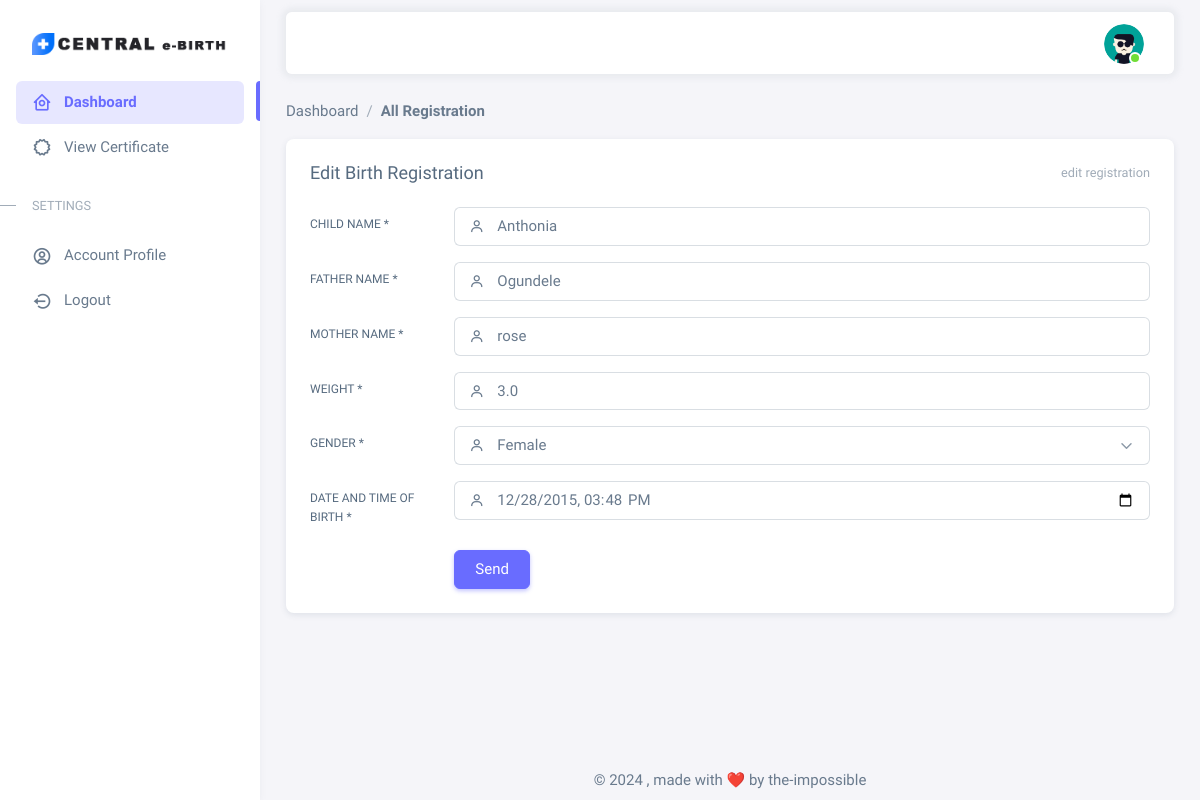
The page /reg/edit_birth_reg/5758f0e676e7439dbf307e73645bd1ce (signed in) on the database its author committed.
### eBirth_auth/models.py (models this page shows, shortened)
class User(AbstractBaseUser, PermissionsMixin):
    user_id = models.UUIDField(
        default=uuid.uuid4, primary_key=True, unique=True, editable=False)
    cert_no = models.CharField(
        max_length=10, db_index=True, unique=True, blank=True, null=True)
    email = models.CharField(max_length=100, db_index=True, unique=True,
                             verbose_name='email address', blank=True, null=True)
    pic = models.ImageField(null=True, blank=True,
                            upload_to='uploads/', default='img/user.png')
    date_joined = models.DateTimeField(
        verbose_name='date_joined', auto_now_add=True)
    last_login = models.DateTimeField(
        verbose_name='last_login', auto_now=True, null=True)
    is_active = models.BooleanField(default=True)
    is_staff = models.BooleanField(default=False)
    is_superuser = models.BooleanField(default=False)
    is_hospital = models.BooleanField(default=False)
    is_hospital_admin = models.BooleanField(default=False)
    USERNAME_FIELD = 'email'
    objects = UserManager()
    def __str__(self):
        if self.is_hospital or self.is_staff or self.is_hospital_admin:
            return f'{self.email}'
        else:
            if self.email:
                return f'{self.email}'
            return f'{self.cert_no}'
    class Meta:
        db_table = 'Users'
        verbose_name_plural = 'Users'

### eBirth_reg/models.py (models this page shows, shortened)
class BirthRegistration(models.Model):
    birth_id = models.UUIDField(
        default=uuid.uuid4, primary_key=True, unique=True, editable=False)
    user_id = models.ForeignKey(to=User, on_delete=models.CASCADE)
    child_name = models.CharField(max_length=100)
    father_name = models.CharField(max_length=100)
    mother_name = models.CharField(max_length=100)
    date_time = models.DateTimeField()
    weight = models.CharField(max_length=10)
    place_of_birth = models.ForeignKey(
        to=HospitalProfile, on_delete=models.CASCADE)
    gender = models.ForeignKey(to=Gender, on_delete=models.CASCADE)
    certificate_num = models.CharField(max_length=10)
    date_issue = models.DateTimeField(auto_now_add=True)
    class Meta:
        db_table = 'Birth Registration'
        verbose_name_plural = 'Birth Registrations'

### eBirth_reg/views.py (the view, shortened to what this page needs)
# urls.py: path('edit_birth_reg/<str:pk>', EditBirthRegistrationView.as_view(), name="edit_birth_reg"),
class EditBirthRegistrationView(LoginRequiredMixin, SuccessMessageMixin, UpdateView):
    model = BirthRegistration
    form_class = BirthRegistrationForm
    success_message = "Registration has been edited successfully!"
    template_name = "auth/edit_birth_reg.html"

### eBirth_reg/models.py (called while the page is built)
    def __str__(self):
        return self.gender_title

### Templates/auth/edit_birth_reg.html (shortened to what this page needs)
{% extends 'base.html' %}
{% load static %}
{% load crispy_forms_tags %}
{% block head %}{% include 'partials/auth_head.html' %}{% endblock head %}
{% block body %}
    <div class="layout-wrapper layout-content-navbar">
      <div class="layout-container">
        {% include 'partials/sidebar.html' %}
        <div class="layout-page">
	        {% block nav %} {% include 'partials/auth_nav.html' %} {% endblock %}
          <div class="content-wrapper">
            <div class="container-xxl flex-grow-1 container-p-y">
              <ol class="breadcrumb">
                <li class="breadcrumb-item"><a href="{% url 'auth:dashboard' %}">Dashboard</a></li>
                <li class="breadcrumb-item active"><a href="{% url 'reg:manage_birth_reg' %}">All Registration</a></li>
              </ol>
              <div class="row">
                <div class="col-xxl">
                  <div class="card mb-4">
                    <div class="card-header d-flex align-items-center justify-content-between">
                      <h5 class="mb-0">Edit Birth Registration</h5>
                      <small class="text-muted float-end">edit registration</small>
                    </div>
                    <div class="card-body">
                      <form method="POST">
                        <div class="row mb-3">
                          <label class="col-sm-2 col-form-label" for="basic-icon-default-fullname">child name <span class="asteriskField">*</span></label>
                          <div class="col-sm-10">
                            <div class="input-group input-group-merge">
                              <span id="basic-icon-default-fullname2" class="input-group-text"
                                ><i class="bx bx-user"></i
                              ></span>
                              {{ form.child_name }}
                            </div>
                          </div>
                        </div>
                        <div class="row mb-3">
                          <label class="col-sm-2 col-form-label" for="basic-icon-default-fullname">father name <span class="asteriskField">*</span></label>
                          <div class="col-sm-10">
                            <div class="input-group input-group-merge">
                              <span id="basic-icon-default-fullname2" class="input-group-text"
                                ><i class="bx bx-user"></i
                              ></span>
                              {{ form.father_name }}
                            </div>
                          </div>
                        </div>
                        <div class="row mb-3">
                          <label class="col-sm-2 col-form-label" for="basic-icon-default-fullname">mother name <span class="asteriskField">*</span></label>
                          <div class="col-sm-10">
                            <div class="input-group input-group-merge">
                              <span id="basic-icon-default-fullname2" class="input-group-text"
                                ><i class="bx bx-user"></i
                              ></span>
                              {{ form.mother_name }}
                            </div>
                          </div>
                        </div>
                        <div class="row mb-3">
                          <label class="col-sm-2 col-form-label" for="basic-icon-default-fullname">weight <span class="asteriskField">*</span></label>
                          <div class="col-sm-10">
                            <div class="input-group input-group-merge">
                              <span id="basic-icon-default-fullname2" class="input-group-text"
                                ><i class="bx bx-user"></i
                              ></span>
                              {{ form.weight }}
                            </div>
                          </div>
                        </div>
                        <div class="row mb-3">
                          <label class="col-sm-2 col-form-label" for="basic-icon-default-fullname">gender <span class="asteriskField">*</span></label>
                          <div class="col-sm-10">
                            <div class="input-group input-group-merge">
                              <span id="basic-icon-default-fullname2" class="input-group-text"
                                ><i class="bx bx-user"></i
                              ></span>
                              {{ form.gender }}
                            </div>
                          </div>
                        </div>
                        <div class="row mb-3">
                          <label class="col-sm-2 col-form-label" for="basic-icon-default-fullname">date and time of birth <span class="asteriskField">*</span></label>
                          <div class="col-sm-10">
                            <div class="input-group input-group-merge">
                              <span id="basic-icon-default-fullname2" class="input-group-text"
                                ><i class="bx bx-user"></i
                              ></span>
                              {{ form.date_time }}
                            </div>
                          </div>
                        </div>
                        <div class="row justify-content-end">
                          <div class="col-sm-10">
                            <button type="submit" class="btn btn-primary">Send</button>
                          </div>
                        </div>
                      </form>
                    </div>
                  </div>
                </div>
              </div>
            </div>
            {% include 'partials/auth_footer.html' %}
          </div>
        </div>
      </div>
    </div>
{% endblock body %}

### Templates/partials/auth_nav.html (shortened to what this page needs)
{% load static %}
<nav class="layout-navbar container-xxl navbar navbar-expand-xl navbar-detached align-items-center bg-navbar-theme" id="layout-navbar">
    <div class="navbar-nav-right d-flex align-items-center" id="navbar-collapse">
      <ul class="navbar-nav flex-row align-items-center ms-auto">
        <li class="nav-item navbar-dropdown dropdown-user dropdown">
          <a class="nav-link dropdown-toggle hide-arrow" href="javascript:void(0);" data-bs-toggle="dropdown">
            <div class="avatar avatar-online">
                <img src="{{ request.user.pic.url }}" alt class="w-px-40 h-auto rounded-circle" />
            </div>
          </a>
        </li>
      </ul>
    </div>
  </nav>

### rows shown on the page
User: user.pic (placeholder picture)
BirthRegistration: child_name "Anthonia", father_name "Ogundele", mother_name "rose", weight "3.0", gender "Female", date_time "12/28/2015 15:48"
